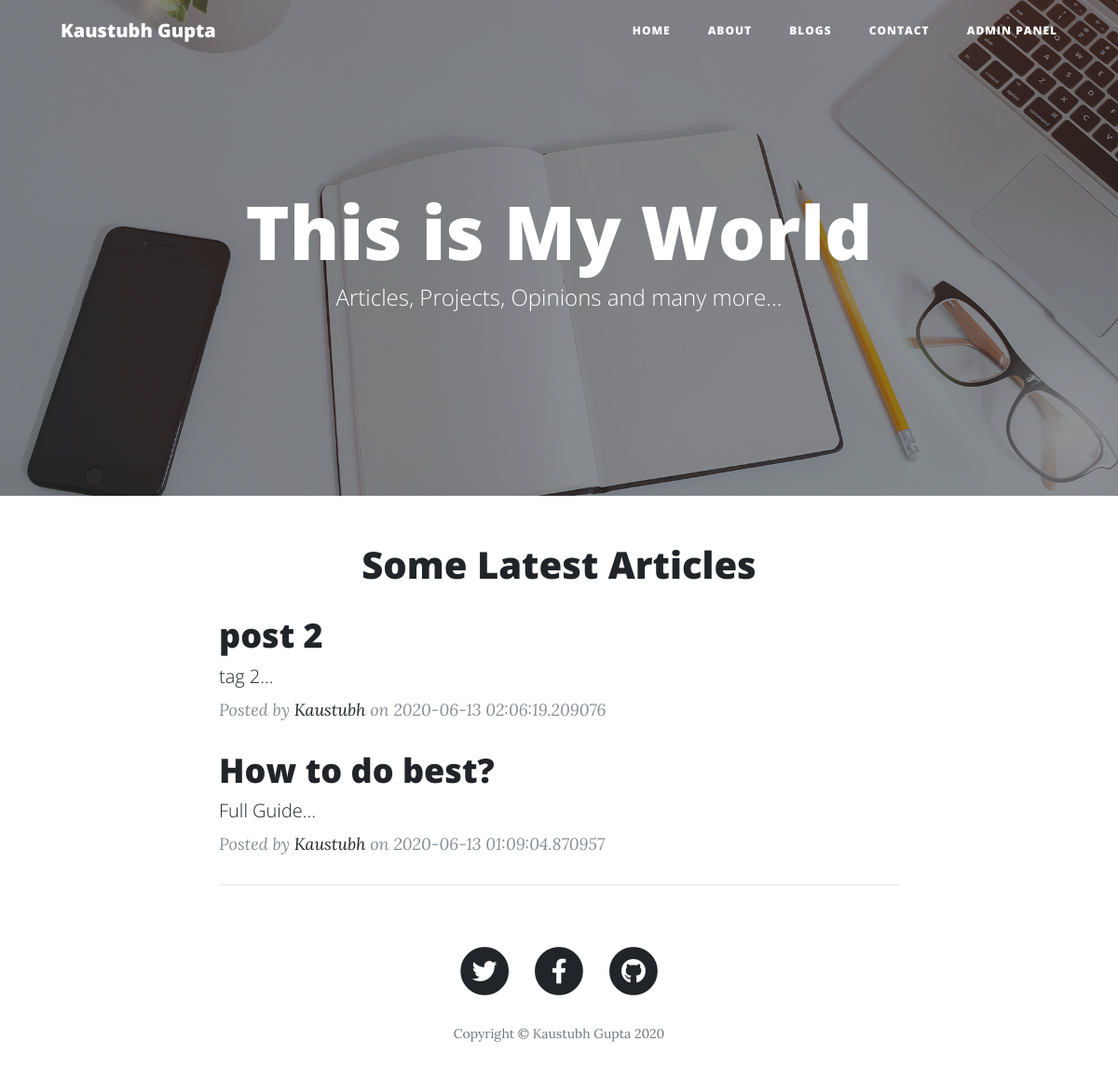
Before: / with the older database file.
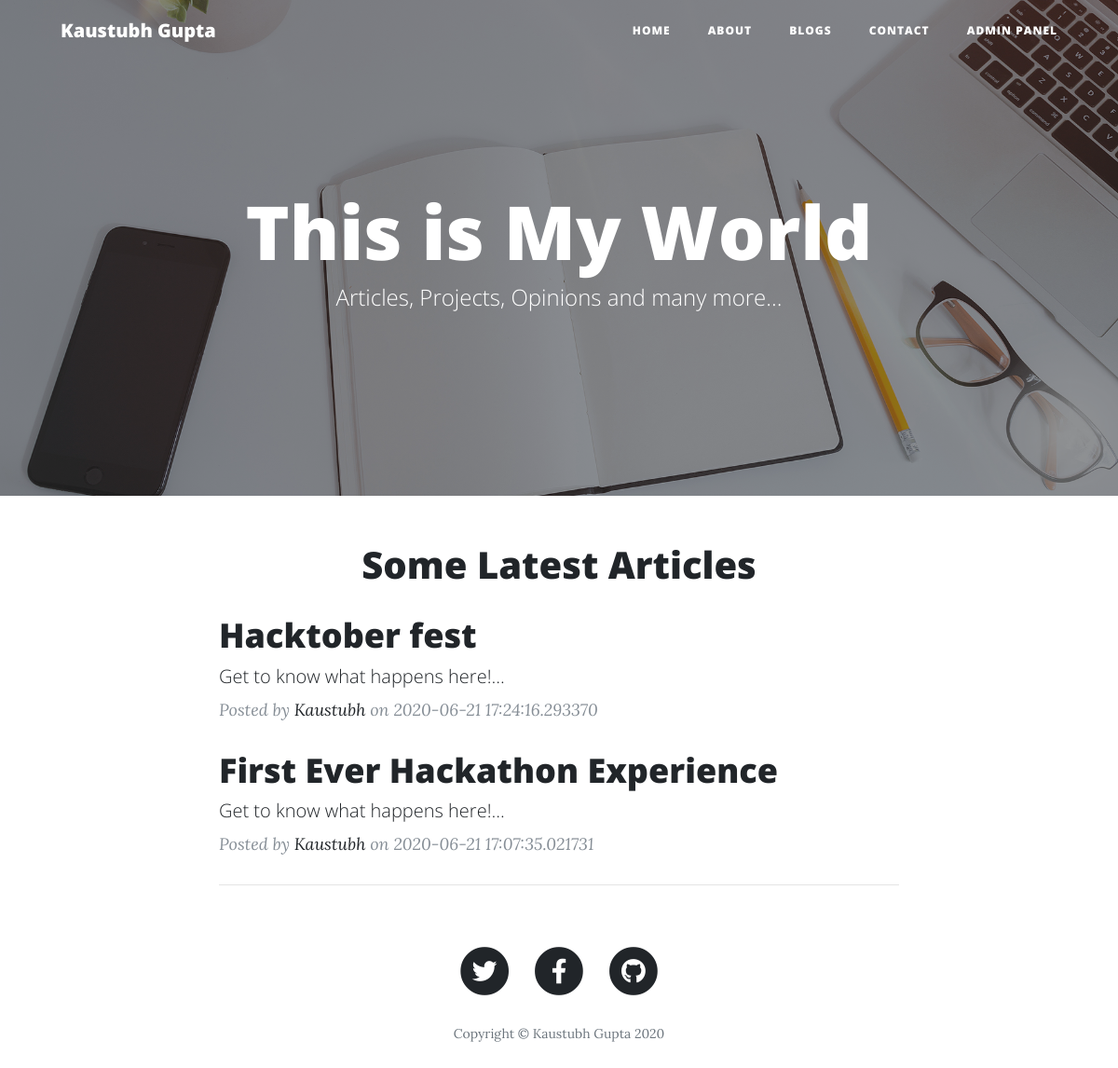
After: the same page with the newer database file.
### mainWeb.py (models this page shows)
class Posts(db.Model):
    serial_no = db.Column(db.Integer, primary_key=True)
    title = db.Column(db.String(50), nullable=False)
    tagline = db.Column(db.String(50), nullable=False)
    slug = db.Column(db.String(50), nullable=False)
    content = db.Column(db.String(9999), nullable=False)
    date = db.Column(db.String(12), nullable=True)
    img_file = db.Column(db.String(30), nullable=True)

### mainWeb.py (the view)
@app.route('/')
def home():
    posts = Posts.query.filter_by().order_by(Posts.serial_no.desc())[0:2]
    return render_template('index.html', par=parameter, posts=posts)

### templates/index.html
{% extends "layout.html" %}
{% block body %}
  <header class="masthead" style="background-image: url('{{url_for('static', filename='img/home-bg.jpg')}}')">
    <div class="overlay"></div>
    <div class="container">
      <div class="row">
        <div class="col-lg-8 col-md-10 mx-auto">
          <div class="site-heading">
            <h1>This is My World</h1>
            <span class="subheading">Articles, Projects, Opinions and many more...</span>
          </div>
        </div>
      </div>
    </div>
  </header>
  <div class="container">
    <div class="row">
      <div class="col-lg-8 col-md-10 mx-auto">
        <center><h1> Some Latest Articles </h1></center>
  {% for post in posts %}
        <div class="post-preview">
          <a href="/post/{{post.slug}}">
            <h4 class="post-title">
              {{post.title}}
            </h4>
            <h5 class="post-subtitle">
              {{post.tagline}}...
            </h5>
          </a>
          <p class="post-meta">Posted by
            <a href="/about">Kaustubh</a>
            on {{post.date}}</p>
        </div>
        {% endfor %}
  {% endblock %}

Changed rows visible on the page:
no longer on this page (row edited): Posts: title "post 2", tagline "tag 2", date "2020-06-13 02:06:19.209076"
no longer on this page (row edited): Posts: title "How to do best?", tagline "Full Guide", date "2020-06-13 01:09:04.870957"
added Posts: title "Hacktober fest", tagline "Get to know what happens here!", date "2020-06-21 17:24:16.293370"
added Posts: title "First Ever Hackathon Experience", tagline "Get to know what happens here!", date "2020-06-21 17:07:35.021731"
